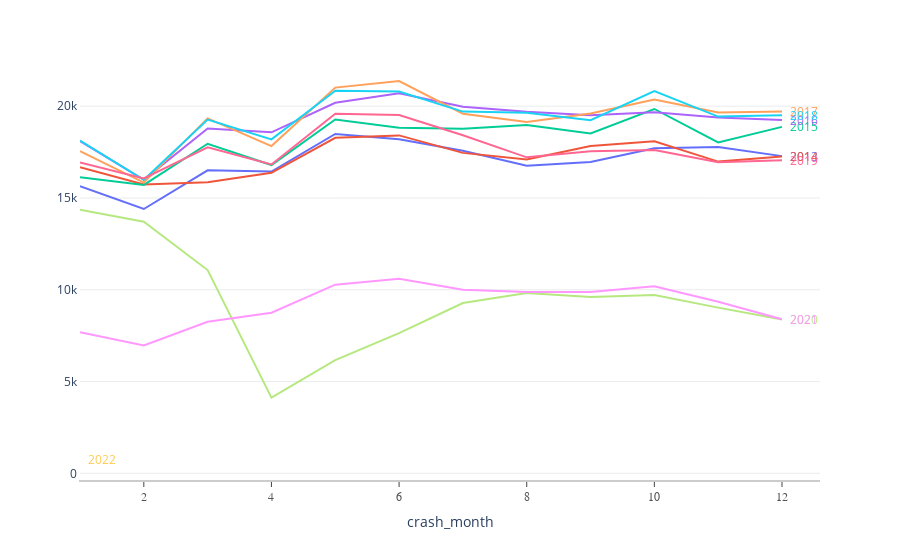

The code cell stored with this chart in its notebook:
### Code cell
fig = px.line(by_year_and_boro, x="crash_month", y="collision_id", color='crash_year')

fig.for_each_trace(lambda trace: fig.add_annotation(
    x=trace.x[-1], y=trace.y[-1], text='  '+trace.name, 
    font_color=trace.line.color,
    ax=10, ay=10, xanchor="left", showarrow=False))

# fig.update_yaxes(title='y', visible=False, showticklabels=True)    
fig.update_layout(
        xaxis=dict(
            showline=True,
            showgrid=False,
            showticklabels=True,
            linecolor='rgb(204, 204, 204)',
            linewidth=2,
            ticks='outside',
            tickfont=dict(
                family='Arial',
                size=12,
                color='rgb(82, 82, 82)',
            ),
        ),
        yaxis=dict(
            # showgrid=True,
            zeroline=False,
            showline=True,
            gridcolor = 'rgb(235, 236, 240)',
            showticklabels=True,
            title='',
            autorange=True
        ),
        autosize=True,
        hovermode="x unified",
        # margin=dict(
        #     autoexpand=True,
        #     l=100,
        #     r=20,
        #     t=110,
        # ),
        showlegend=False,
#         legend=dict(
#         # orientation="h",
#         yanchor="bottom",
#         y=0.9,
#         xanchor="left",
#         x=0.7
# ),
        plot_bgcolor='rgba(0,0,0,0)'
    )
fig.show()

### Figure 1 — Plotly figure (JSON) as saved in the notebook; plotly's stock layout.template omitted (floating-point values rounded to 4 significant figures)
{"data": [{"hovertemplate": "crash_year=2013<br>crash_month=%{x}<br>collision_id=%{y}<extra></extra>", "legendgroup": "2013", "line": {"color": "#636efa", "dash": "solid"}, "marker": {"symbol": "circle"}, "mode": "lines", "name": "2013", "orientation": "v", "showlegend": true, "type": "scatter", "x": [1, 2, 3, 4, 5, 6, 7, 8, 9, 10, 11, 12], "xaxis": "x", "y": [15643, 14399, 16509, 16439, 18486, 18204, 17578, 16757, 16955, 17713, 17771, 17280], "yaxis": "y"}, {"hovertemplate": "crash_year=2014<br>crash_month=%{x}<br>collision_id=%{y}<extra></extra>", "legendgroup": "2014", "line": {"color": "#EF553B", "dash": "solid"}, "marker": {"symbol": "circle"}, "mode": "lines", "name": "2014", "orientation": "v", "showlegend": true, "type": "scatter", "x": [1, 2, 3, 4, 5, 6, 7, 8, 9, 10, 11, 12], "xaxis": "x", "y": [16674, 15738, 15861, 16371, 18276, 18410, 17458, 17093, 17828, 18086, 16983, 17255], "yaxis": "y"}, {"hovertemplate": "crash_year=2015<br>crash_month=%{x}<br>collision_id=%{y}<extra></extra>", "legendgroup": "2015", "line": {"color": "#00cc96", "dash": "solid"}, "marker": {"symbol": "circle"}, "mode": "lines", "name": "2015", "orientation": "v", "showlegend": true, "type": "scatter", "x": [1, 2, 3, 4, 5, 6, 7, 8, 9, 10, 11, 12], "xaxis": "x", "y": [16127, 15713, 17955, 16793, 19273, 18825, 18770, 18980, 18514, 19849, 18022, 18873], "yaxis": "y"}, {"hovertemplate": "crash_year=2016<br>crash_month=%{x}<br>collision_id=%{y}<extra></extra>", "legendgroup": "2016", "line": {"color": "#ab63fa", "dash": "solid"}, "marker": {"symbol": "circle"}, "mode": "lines", "name": "2016", "orientation": "v", "showlegend": true, "type": "scatter", "x": [1, 2, 3, 4, 5, 6, 7, 8, 9, 10, 11, 12], "xaxis": "x", "y": [18097, 15987, 18781, 18577, 20185, 20711, 19970, 19700, 19512, 19677, 19388, 19246], "yaxis": "y"}, {"hovertemplate": "crash_year=2017<br>crash_month=%{x}<br>collision_id=%{y}<extra></extra>", "legendgroup": "2017", "line": {"color": "#FFA15A", "dash": "solid"}, "marker": {"symbol": "circle"}, "mode": "lines", "name": "2017", "orientation": "v", "showlegend": true, "type": "scatter", "x": [1, 2, 3, 4, 5, 6, 7, 8, 9, 10, 11, 12], "xaxis": "x", "y": [17549, 15836, 19336, 17829, 21013, 21373, 19593, 19137, 19604, 20360, 19661, 19717], "yaxis": "y"}, {"hovertemplate": "crash_year=2018<br>crash_month=%{x}<br>collision_id=%{y}<extra></extra>", "legendgroup": "2018", "line": {"color": "#19d3f3", "dash": "solid"}, "marker": {"symbol": "circle"}, "mode": "lines", "name": "2018", "orientation": "v", "showlegend": true, "type": "scatter", "x": [1, 2, 3, 4, 5, 6, 7, 8, 9, 10, 11, 12], "xaxis": "x", "y": [18122, 15990, 19273, 18195, 20842, 20796, 19707, 19642, 19237, 20820, 19436, 19501], "yaxis": "y"}, {"hovertemplate": "crash_year=2019<br>crash_month=%{x}<br>collision_id=%{y}<extra></extra>", "legendgroup": "2019", "line": {"color": "#FF6692", "dash": "solid"}, "marker": {"symbol": "circle"}, "mode": "lines", "name": "2019", "orientation": "v", "showlegend": true, "type": "scatter", "x": [1, 2, 3, 4, 5, 6, 7, 8, 9, 10, 11, 12], "xaxis": "x", "y": [16929, 16065, 17759, 16829, 19588, 19516, 18420, 17215, 17541, 17611, 16953, 17059], "yaxis": "y"}, {"hovertemplate": "crash_year=2020<br>crash_month=%{x}<br>collision_id=%{y}<extra></extra>", "legendgroup": "2020", "line": {"color": "#B6E880", "dash": "solid"}, "marker": {"symbol": "circle"}, "mode": "lines", "name": "2020", "orientation": "v", "showlegend": true, "type": "scatter", "x": [1, 2, 3, 4, 5, 6, 7, 8, 9, 10, 11, 12], "xaxis": "x", "y": [14363, 13704, 11074, 4127, 6163, 7641, 9277, 9820, 9609, 9710, 9028, 8379], "yaxis": "y"}, {"hovertemplate": "crash_year=2021<br>crash_month=%{x}<br>collision_id=%{y}<extra></extra>", "legendgroup": "2021", "line": {"color": "#FF97FF", "dash": "solid"}, "marker": {"symbol": "circle"}, "mode": "lines", "name": "2021", "orientation": "v", "showlegend": true, "type": "scatter", "x": [1, 2, 3, 4, 5, 6, 7, 8, 9, 10, 11, 12], "xaxis": "x", "y": [7683, 6962, 8259, 8749, 10280, 10606, 9998, 9873, 9882, 10192, 9344, 8394], "yaxis": "y"}, {"hovertemplate": "crash_year=2022<br>crash_month=%{x}<br>collision_id=%{y}<extra></extra>", "legendgroup": "2022", "line": {"color": "#FECB52", "dash": "solid"}, "marker": {"symbol": "circle"}, "mode": "lines", "name": "2022", "orientation": "v", "showlegend": true, "type": "scatter", "x": [1], "xaxis": "x", "y": [781], "yaxis": "y"}], "layout": {"annotations": [{"ax": 10, "ay": 10, "font": {"color": "#636efa"}, "showarrow": false, "text": "  2013", "x": 12, "xanchor": "left", "y": 17280}, {"ax": 10, "ay": 10, "font": {"color": "#EF553B"}, "showarrow": false, "text": "  2014", "x": 12, "xanchor": "left", "y": 17255}, {"ax": 10, "ay": 10, "font": {"color": "#00cc96"}, "showarrow": false, "text": "  2015", "x": 12, "xanchor": "left", "y": 18873}, {"ax": 10, "ay": 10, "font": {"color": "#ab63fa"}, "showarrow": false, "text": "  2016", "x": 12, "xanchor": "left", "y": 19246}, {"ax": 10, "ay": 10, "font": {"color": "#FFA15A"}, "showarrow": false, "text": "  2017", "x": 12, "xanchor": "left", "y": 19717}, {"ax": 10, "ay": 10, "font": {"color": "#19d3f3"}, "showarrow": false, "text": "  2018", "x": 12, "xanchor": "left", "y": 19501}, {"ax": 10, "ay": 10, "font": {"color": "#FF6692"}, "showarrow": false, "text": "  2019", "x": 12, "xanchor": "left", "y": 17059}, {"ax": 10, "ay": 10, "font": {"color": "#B6E880"}, "showarrow": false, "text": "  2020", "x": 12, "xanchor": "left", "y": 8379}, {"ax": 10, "ay": 10, "font": {"color": "#FF97FF"}, "showarrow": false, "text": "  2021", "x": 12, "xanchor": "left", "y": 8394}, {"ax": 10, "ay": 10, "font": {"color": "#FECB52"}, "showarrow": false, "text": "  2022", "x": 1, "xanchor": "left", "y": 781}], "autosize": true, "hovermode": "x unified", "legend": {"title": {"text": "crash_year"}, "tracegroupgap": 0}, "margin": {"t": 60}, "plot_bgcolor": "rgba(0,0,0,0)", "showlegend": false, "xaxis": {"anchor": "y", "domain": [0, 1], "linecolor": "rgb(204, 204, 204)", "linewidth": 2, "showgrid": false, "showline": true, "showticklabels": true, "tickfont": {"color": "rgb(82, 82, 82)", "family": "Arial", "size": 12}, "ticks": "outside", "title": {"text": "crash_month"}}, "yaxis": {"anchor": "x", "autorange": true, "domain": [0, 1], "gridcolor": "rgb(235, 236, 240)", "showline": true, "showticklabels": true, "title": {"text": ""}, "zeroline": false}}}
